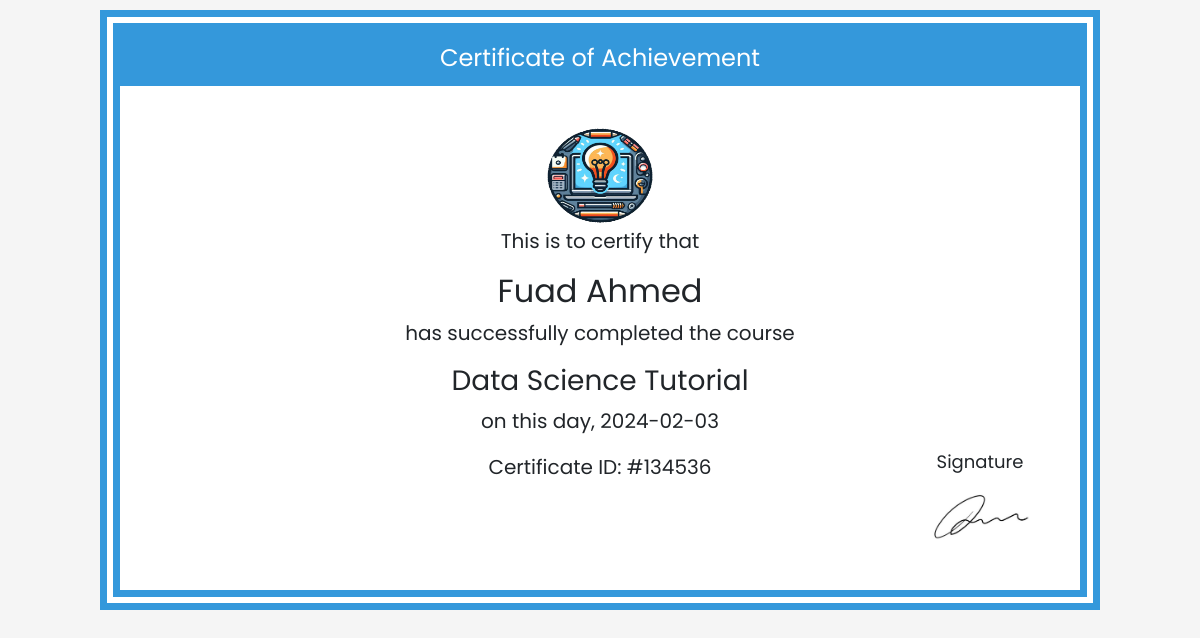
/Certificate.php?certificate_id=134536 (signed in), run on the app's committed database.
### tables this page shows
CREATE TABLE `student` (
  `student_id` int(11) NOT NULL,
  `username` varchar(255) NOT NULL,
  `password` varchar(1023) NOT NULL,
  `first_name` varchar(255) NOT NULL,
  `last_name` varchar(255) NOT NULL,
  `email` varchar(255) NOT NULL,
  `date_of_birth` date NOT NULL,
  `date_of_joined` date NOT NULL DEFAULT current_timestamp(),
  `status` enum('Active','Not Active') NOT NULL DEFAULT 'Active',
  `profile_img` varchar(255) NOT NULL DEFAULT 'default.jpg'
);

CREATE TABLE `course` (
  `course_id` int(11) NOT NULL,
  `title` varchar(1023) NOT NULL,
  `description` varchar(1023) NOT NULL,
  `instructor_id` int(11) NOT NULL,
  `created_at` date NOT NULL DEFAULT current_timestamp(),
  `status` enum('Public','Private') NOT NULL DEFAULT 'Public',
  `cover` varchar(255) NOT NULL DEFAULT 'default_course.jpg'
);

CREATE TABLE `certificate` (
  `certificate_id` int(11) NOT NULL,
  `course_id` int(11) NOT NULL,
  `student_id` int(11) NOT NULL,
  `issue_date` date NOT NULL DEFAULT current_timestamp()
);

### Controller/Student/Certificate.php (called while the page is built, shortened)
<?php
include "Models/Student.php";
include "Models/Certificate.php";
include "Models/Course.php";
function getCertificateById($certificate_id){
	$db = new Database();
    $db_conn = $db->connect();
	$certificate = new Certificate($db_conn);
	if ($certificate->init($certificate_id)) {
		return $certificate->getData();
	}
	return 0;
}
function getCourse($course_id){
	$db = new Database();
    $db_conn = $db->connect();
	$course = new Course($db_conn);
	$course->init($course_id);
	return $course->getData();
}
function getStudent($student_id){
	$db = new Database();
    $db_conn = $db->connect();
	$student = new Student($db_conn);
	$student->init($student_id);
	return $student->getData();
}

### Models/Certificate.php (called while the page is built, shortened)
<?php
class Certificate {
   private $table_name;
   private $conn;
   private $certificate_id;
   private $course_id;
   private $student_id;
   private $issue_date;
   function __construct($db_conn){
     $this->conn = $db_conn;
     $this->table_name = "certificate";
   }
   function init($certificate_id){
       try {
          $sql = 'SELECT * FROM '. $this->table_name.' WHERE certificate_id=?';
          $stmt = $this->conn->prepare($sql);
          $res = $stmt->execute([$certificate_id]);
          if($stmt->rowCount() > 0)
            {
                $certit = $stmt->fetch();
                $this->certificate_id = $certit['certificate_id'];
                $this->course_id   = $certit['course_id'];
                $this->student_id = $certit['student_id'];
                $this->issue_date  = $certit['issue_date'];
                return 1;
            }
          else return 0;
       }catch(PDOException $e){
          return 0;
       }
   }
   function getData(){
      $data = array('certificate_id' => $this->certificate_id,
                    'course_id' => $this->course_id,
                    'student_id' => $this->student_id,
                    'issue_date' => $this->issue_date
                   );
      return $data;
   }
}

### Models/Student.php (called while the page is built, shortened)
<?php
class Student{
   private $table_name;
   private $conn;
   private $student_id;
   private $username;
   private $first_name;
   private $last_name;
   private $email;
   private $date_of_birth;
   private $date_of_joined;
   private $profile_img;
   function __construct($db_conn){
     $this->conn = $db_conn;
     $this->table_name = "student";
   }
   function init($student_id){
       try {
          $sql = 'SELECT * FROM '. $this->table_name.' WHERE student_id=?';
          $stmt = $this->conn->prepare($sql);
          $res = $stmt->execute([$student_id]);
          if($stmt->rowCount() == 1)
            {
                $stud = $stmt->fetch();
                $this->student_id = $stud['student_id'];
                $this->username   = $stud['username'];
                $this->first_name = $stud['first_name'];
                $this->last_name  = $stud['last_name'];
                $this->email      = $stud['email'];
                $this->date_of_birth  = $stud['date_of_birth'];
                $this->date_of_joined = $stud['date_of_joined'];
                $this->profile_img = $stud['profile_img'];
                return 1;
            }
          else return 0;
       }catch(PDOException $e){
          return 0;
       }
   }
 function getData(){
      $data = array('student_id' => $this->student_id,
                    'username' => $this->username,
                    'first_name' => $this->first_name,
                    'last_name' => $this->last_name,
                    'email' => $this->email,
                    'date_of_birth' => $this->date_of_birth,
                    'date_of_joined' => $this->date_of_joined,
                    'profile_img' => $this->profile_img
                   );
      return $data;
   }
}

### Models/Course.php (called while the page is built, shortened)
<?php
class Course {
   private $table_name;
   private $conn;
   private $course_id;
   private $title;
   private $description;
   private $instructor_id;
   private $created_at;
   function __construct($db_conn){
     $this->conn = $db_conn;
     $this->table_name = "course";
   }
   function init($cou_id){
       try {
          $sql = 'SELECT * FROM '. $this->table_name.' WHERE course_id=?';
          $stmt = $this->conn->prepare($sql);
          $res = $stmt->execute([$cou_id]);
          if($stmt->rowCount() == 1)
            {
                $stud = $stmt->fetch();
                $this->course_id = $stud['course_id'];
                $this->title   = $stud['title'];
                $this->description = $stud['description'];
                $this->instructor_id  = $stud['instructor_id'];
                $this->created_at      = $stud['created_at'];
                return 1;
            }
          else return 0;
       }catch(PDOException $e){
          return 0;
       }
   }
   function getData(){
      $data = array('course_id' => $this->course_id,
                    'title' => $this->title,
                    'description' => $this->description,
                    'instructor_id' => $this->instructor_id,
                    'created_at' => $this->created_at
                   );
      return $data;
   }
}

### certificate.php (the view, shortened to what this page needs)
<?php
 require "Controller/Student/Certificate.php";
 $certificate_id = Validation::clean($_GET['certificate_id']);
  $certificate = getCertificateById($certificate_id);
 $student = getStudent($certificate['student_id']);
 $course = getCourse($certificate['course_id']);
 ?>
<!DOCTYPE html>
<html lang="en">
<head>
    <link rel="stylesheet" type="text/css" href="assets/css/bootstrap.min.css" >
    <link rel="stylesheet" type="text/css" href="assets/css/style.css">
</head>
<body>
    <div class="certificate" id="certificate">
        <div class="header">Certificate of Achievement </div>
        <div class="content">
        	<img src="assets/img/Logo.png">
            <p>This is to certify that</p>
            <h2><?=$student['first_name']?> <?=$student['last_name']?></h2>
            <p>has successfully completed the course</p>
            <h3><?=$course['title']?></h3>
            <p>on this day, <?=$certificate['issue_date']?></p>
            <p>Certificate ID: #<?=$certificate['certificate_id']?></p>
        </div>
        <div class="signature">
            <p>Signature</p>
            <img src="Assets/img/Signature.jpeg" width="100">
        </div>
    </div>
</body>
</html>

### Assets/css/style.css (style rules this page uses)
* { padding: 0; margin: 0; font-family: Poppins, sans-serif; }
img { max-width: 100% !important; }
.certificate { width: 100%; max-width: 1000px; height: 600px; margin: 10px auto; border: 20px double #3498db; position: relative; text-align: center; background-color: #fff; }
.certificate .header { background-color: #3498db; color: #fff; padding: 10px; font-size: 24px; }
.certificate .content { padding: 40px; font-size: 20px; }
.certificate .signature { position: absolute; bottom: 50px; right: 50px; font-size: 18px; }
.certificate .content img { width: 110px; height: 100px; }

### certificate.php (style rules this page uses)
body { font-family: 'Arial', sans-serif; margin: 0; padding: 0; background-color: #f5f5f5; }

### data on the page
student: first_name "Fuad", last_name "Ahmed"
course: title "Data Science Tutorial"
certificate: issue_date "2024-02-03", certificate_id "134536"
